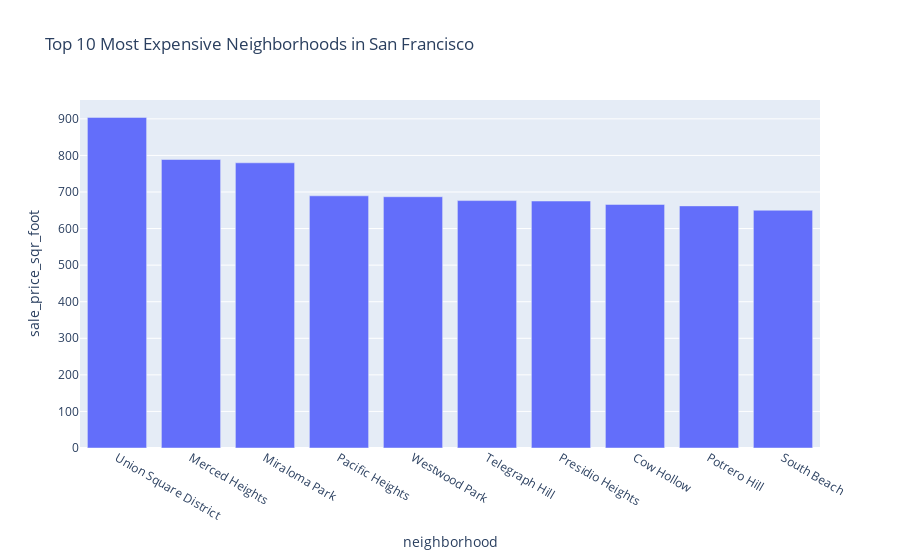

Notebook code for this chart:
### Code cell
top_most_expensive_neighborhoods()

### Figure 1 — Plotly figure (JSON) as saved in the notebook; plotly's stock layout.template omitted (floating-point values rounded to 4 significant figures)
{"data": [{"alignmentgroup": "True", "hovertemplate": "neighborhood=%{x}<br>sale_price_sqr_foot=%{y}<extra></extra>", "legendgroup": "", "marker": {"color": "#636efa", "pattern": {"shape": ""}}, "name": "", "offsetgroup": "", "orientation": "v", "showlegend": false, "textposition": "auto", "type": "bar", "x": ["Union Square District", "Merced Heights", "Miraloma Park", "Pacific Heights", "Westwood Park", "Telegraph Hill", "Presidio Heights", "Cow Hollow", "Potrero Hill", "South Beach"], "xaxis": "x", "y": [904.0, 788.8, 779.8, 689.6, 687.1, 676.5, 675.4, 666.0, 662.0, 650.1], "yaxis": "y"}], "layout": {"autosize": true, "barmode": "relative", "legend": {"tracegroupgap": 0}, "title": {"text": "Top 10 Most Expensive Neighborhoods in San Francisco"}, "xaxis": {"anchor": "y", "autorange": true, "domain": [0, 1], "range": [-0.5, 9.5], "title": {"text": "neighborhood"}, "type": "category"}, "yaxis": {"anchor": "x", "autorange": true, "domain": [0, 1], "range": [0, 951.6], "title": {"text": "sale_price_sqr_foot"}, "type": "linear"}}}
